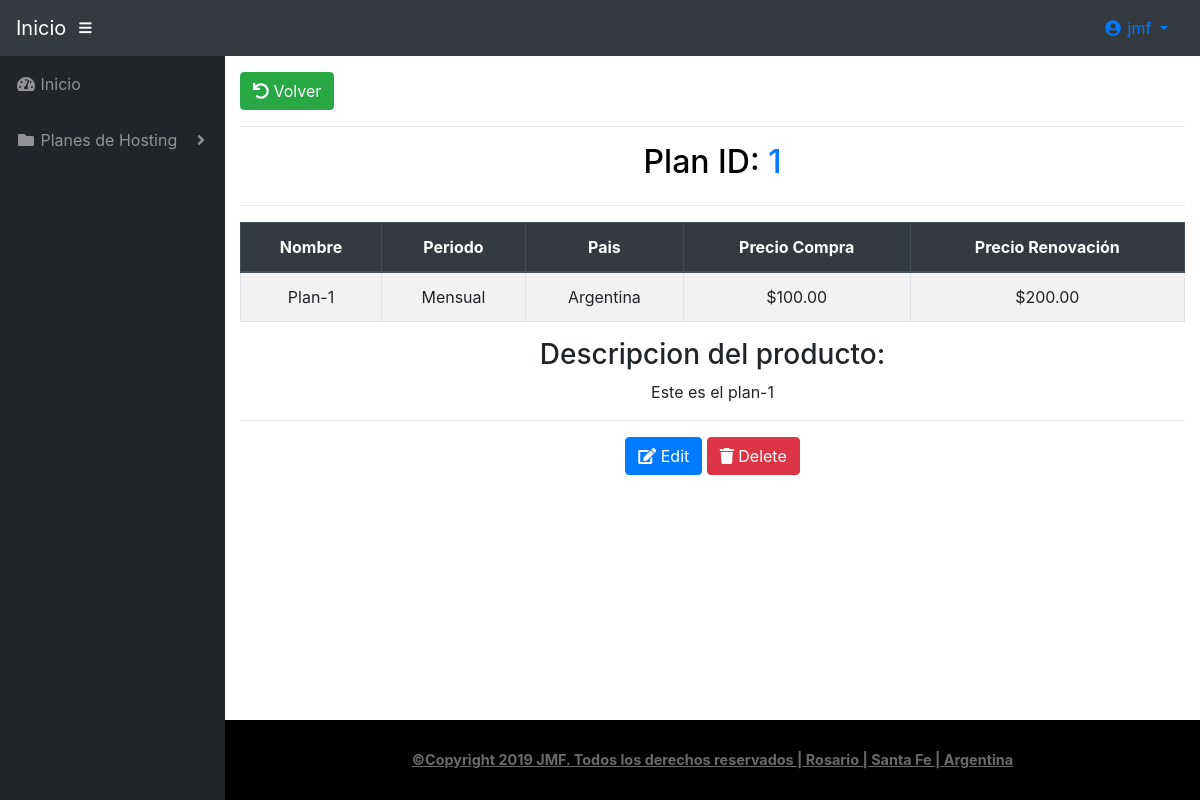
The page /pruebas/productos/detalles/1 (signed in) on the database its author committed.
### pruebas/models.py (models this page shows, shortened)
class Productos(models.Model):
    nombre=models.CharField(max_length=50)
    descripcion=models.CharField(max_length=300)
    periodo=models.ForeignKey(Periodos, on_delete=models.CASCADE,blank=True,null=True)
    pais=models.ForeignKey(Paises, on_delete=models.CASCADE,blank=True,null=True)
    PrecioCompra=models.FloatField(null=True, blank=True)
    PrecioRenovacion=models.FloatField(null=True, blank=True)
    class Meta():
        verbose_name_plural='Productos'

class Periodos(models.Model):
    periodo=models.CharField(max_length=30)
    def __str__(self):
        return '{}'.format(self.periodo)
    class Meta():
        verbose_name_plural='Periodos'

class Paises(models.Model):
    pais=models.CharField(max_length=50)
    def __str__(self):
        return '{}'.format(self.pais)
    class Meta():
        verbose_name_plural='paises'

### pruebas/views.py (the view)
# urls.py: path('productos/detalles/<int:pk>', ListaProductosID.as_view(), name='detalle_producto'),
class ListaProductosID(LoginRequiredMixin,ListView): #Filtro de producto por ID
    template_name='pruebas/producto_detalle.html'
    context_object_name='productos'
    login_url='Aplicacion:login'
    def get_queryset(self):
        id=self.kwargs['pk']
        Lista=Productos.objects.filter(id=id)
        return Lista

### pruebas/templates/pruebas/producto_detalle.html (shortened to what this page needs)
{% extends 'base/base.html' %}
{% block Contenido %}
<a href="{% url 'pruebas:lista_productos' %}" class="btn btn-success"><span class="fa fa-undo"></span> Volver</a>
<hr>
<h2 class="mb-4 text-center text-primary"><span style="color:black">Plan ID:</span> {% for p in productos %}{{p.id}}{% endfor %}</h2>
<hr>
<div style="margin: 0 auto; text-align: center;">
  <div class="panel-body">
    <table  width="100%" class="table table-bordered table table-hover table table-striped">
      <thead class="thead-dark">
        <tr>
          <th>Nombre</th>
          <th>Periodo</th>
          <th>Pais</th>
          <th>Precio Compra</th>
          <th>Precio Renovación</th>
         </tr>
      </thead>
        <tbody>
          {% for p in productos %}
            <tr>
                <td>{{p.nombre}}</td>
                <td>{{p.periodo}}</td>
                <td>{{p.pais}}</td>
                <td>${{p.PrecioCompra|floatformat:2}}</td>
                <td>${{p.PrecioRenovacion|floatformat:2}}</td>
            </tr>
        </tbody>
      </table>
    </div>
  </div>
  <div class="panel panel-default" style="text-align: center">
    <div class="panel-heading">
      <h3 class="panel-title">Descripcion del producto:</h3>
    </div>
    <div class="panel-body">
      {{p.descripcion}}
    </div>
  </div>
  <hr>
  {% if perms.pruebas.change_productos%}
  <div class='mb-5 text-center'>
    <a href="{% url 'pruebas:producto_edit' p.id %}" class="btn btn-primary"><span class="fa fa-edit"></span> Edit</a>
  {% if perms.pruebas.delete_productos%}
    <a href="{% url 'pruebas:producto_del' p.id %}" class="btn btn-danger"><span class="fa fa-trash"></span> Delete</a>
  </div>
  {% endif %}
  {% endif %}
  {% endfor %}
{%endblock Contenido%}

### templates/base/base.html (shortened to what this page needs)
{%load static%}
<!DOCTYPE html>
<html lang="es">
<head>
   {% block head %}
  <link href="https://cdnjs.cloudflare.com/ajax/libs/select2/4.0.10/css/select2.min.css" rel="stylesheet" />
  <link rel="stylesheet" type="text/css" href="https://cdn.datatables.net/v/dt/dt-1.10.20/datatables.min.css"/>
  <link rel="stylesheet" href="https://stackpath.bootstrapcdn.com/bootstrap/4.3.1/css/bootstrap.min.css">
   <link href="{% static 'Base/css/all.min.css' %}" rel="stylesheet" type="text/css">
  <link href="{% static 'Base/datatables/dataTables.bootstrap4.css' %}" rel="stylesheet">
  <link href="{% static 'Base/css/sb-admin.css' %}" rel="stylesheet">
  <link href="{% static 'Base/css/mycss.css' %}" rel="stylesheet">
  <link href="{% static 'registration/css/registration.css' %}" rel="stylesheet">
  {% endblock %}
</head>
<body id="page-top">
  <nav class="navbar navbar-expand navbar-dark bg-dark static-top">
    <a class="navbar-brand mr-1" href="{% url 'Aplicacion:home' %}">Inicio</a>
    <button class="btn btn-link btn-sm text-white order-1 order-sm-0" id="sidebarToggle" href="#">
      <i class="fas fa-bars" style="float: left"></i>
    </button>
    <ul class="nav navbar-top-links navbar-right">
      <li class="nav-item dropdown no-arrow">
        <a class="nav-link dropdown-toggle" href="#" id="userDropdown" role="button" data-toggle="dropdown"
          aria-haspopup="true" aria-expanded="True">
          <i class="fas fa-user-circle fa-fw"></i>
          {{user.username}}
        </a>
        </li>
      </ul>
    </nav>
  <div id="wrapper">
    <ul class="sidebar navbar-nav">
      <li class="nav-item">
        <a class="nav-link" href="{%url 'Aplicacion:home'%}">
          <i class="fas fa-fw fa-tachometer-alt"></i>
          <span>Inicio</span>
        </a>
      </li>
      <li class="nav-item dropdown">
        <a class="nav-link dropdown-toggle" href="#" id="pagesDropdown" role="button" data-toggle="dropdown"
          aria-haspopup="true" aria-expanded="false">
          <i class="fas fa-fw fa-folder"></i>
          <span>Planes de Hosting</span>
        </a>
      </li>
    </ul>
<div id="content-wrapper">
  <div class="container-fluid">
{%block Contenido%}{%endblock Contenido%}
  </div>
<footer class="sticky-footer">
  <div class="container my-auto">
    <div class="copyright text-center my-auto">
      <span><u><b> ©Copyright 2019 JMF. Todos los derechos reservados | Rosario | Santa Fe |
            Argentina</u></b></span>
    </div>
  </div>
</footer>
    </div>
  </div>
</body>
</html>

### static/Base/css/mycss.css (style rules this page uses)
.nav { margin-left: auto; }

### rows shown on the page
Productos: id "1", nombre "Plan-1", periodo "Mensual", pais "Argentina", PrecioCompra "100.00", PrecioRenovacion "200.00", descripcion "Este es el plan-1"

### other values the page prints
{{ user.username }} "jmf"
